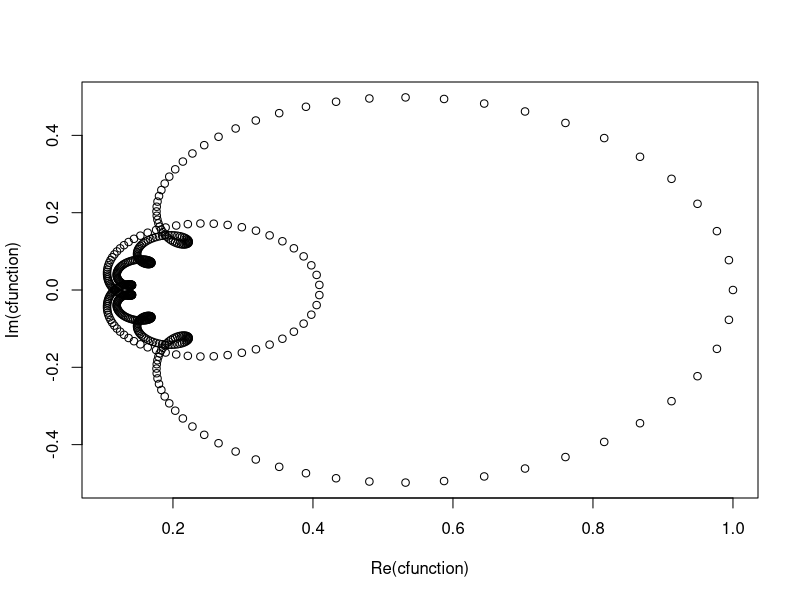
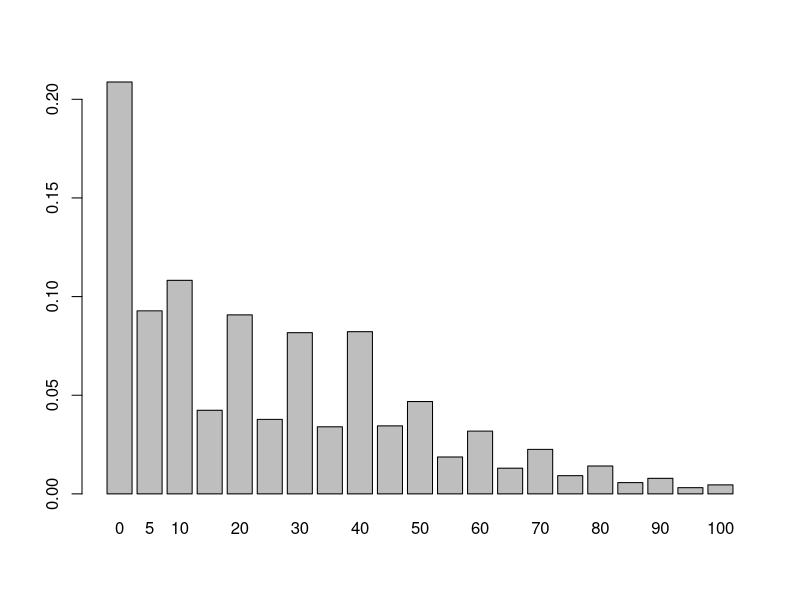
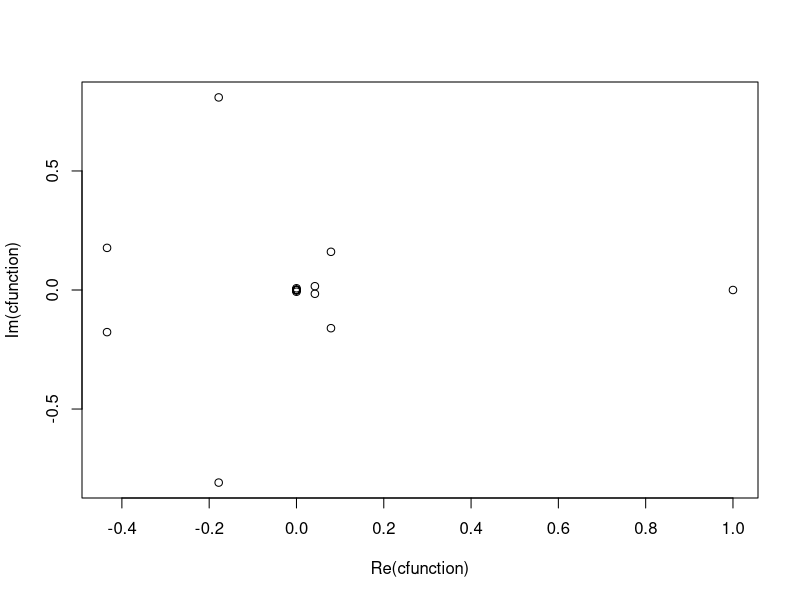
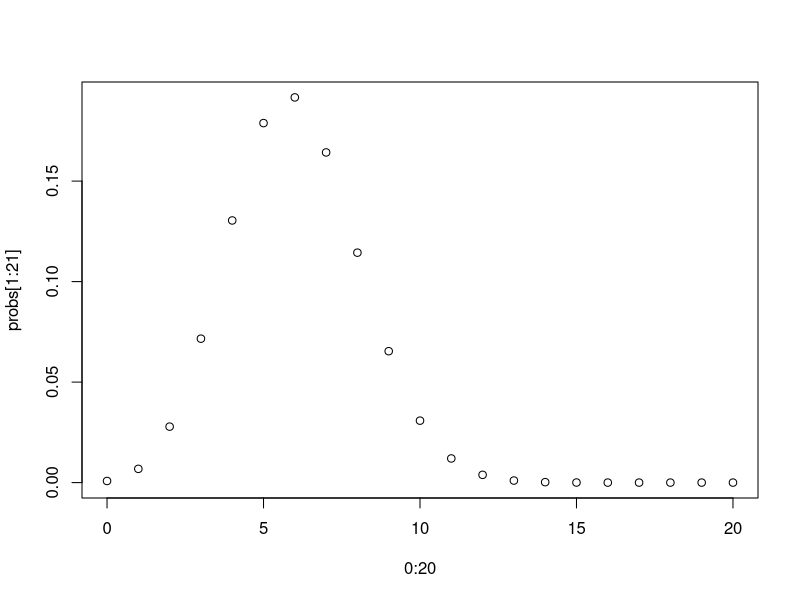
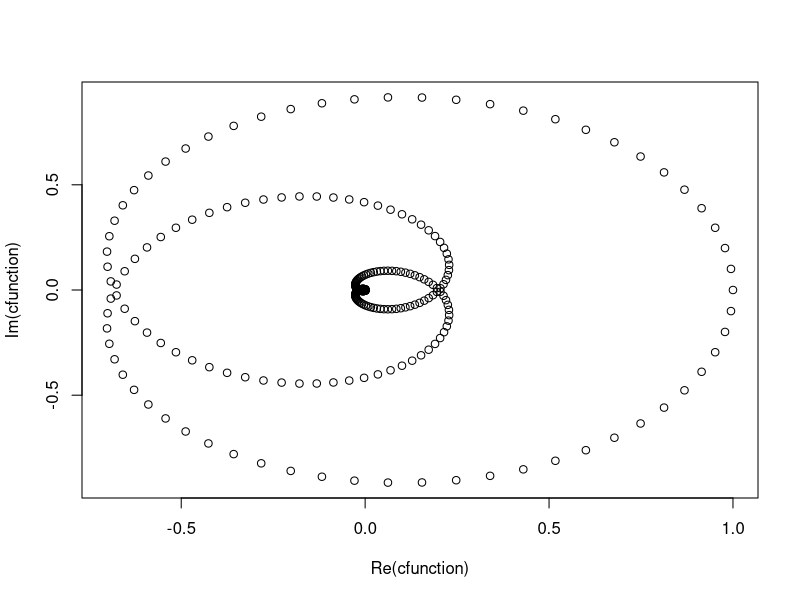

Generate these figures, in order, with R:
## By Alexander McNeil

# Script illustrating calculation of loss distribution using FFT

laplace.transform <- function(t,pd,exposure,lgd=rep(1,length(exposure)))
{
	output <- rep(NA,length(t))
	for (i in 1:length(t))
	output[i] <- exp(sum(log(1-pd*(1- exp(-exposure*lgd*t[i])))))
	output
}


# Specify portfolio characteristics
m <- 20
exposure <- c(5,5,5,5,10,10,10,10,20,20,20,20,30,30,30,30,40,40,40,40)
pd <- c(rep(0.1,10),rep(0.05,10))
# no factor for simplicity

N <- sum(exposure)+1
t <- 2*pi*(0:(N-1))/N
cfunction <- laplace.transform(-t*(1i),pd,exposure)
plot(cfunction)
# note that the characteristic function is the LT at -i*t

fft.out <- round(Re(fft(cfunction)),digits=20)
sum(fft.out)
probs <- fft.out/N
barplot(probs[(0:20)*5+1],names.arg=paste((0:20)*5))

# check
0.9^10 * 0.95^10
probs[1]
4*0.1*0.9^9 * 0.95^10
probs[6]
6*0.1^2 * 0.9^8 * 0.95^10 + 4*0.1*0.9^9 *0.95^10
probs[11]




# simple binomial example - even easier to check
m <- 20
exposure <- rep(1,m)
pd <- rep(0.3,m)
N <- 21
t <- 2*pi*(0:(N-1))/N
cfunction <- laplace.transform(-t*(1i),pd,exposure)
plot(cfunction)
probs <- round((Re(fft(cfunction)))/N,digits=20)
sum(probs)
plot(0:20,probs[1:21])
dbinom(0:20,20,0.3)
probs



# more complicated example
set.seed(13)
m <- 1000
exposure <- sample(1:10,m,replace=TRUE)
pd <- sample(c(0.05,0.01,0.005,0.001),m,replace=TRUE)
N <- sum(exposure)+1
t <- 2*pi*(0:(N-1))/N
cfunction <- laplace.transform(-t*(1i),pd,exposure)
plot(cfunction)
fft.out <- round(Re(fft(cfunction)),digits=20)
probs <- fft.out/N
sum(probs*(0:(N-1)))
sum(exposure*pd)
large.losses <- (0:(N-1))[cumsum(probs)>0.995]
large.losses[1]



